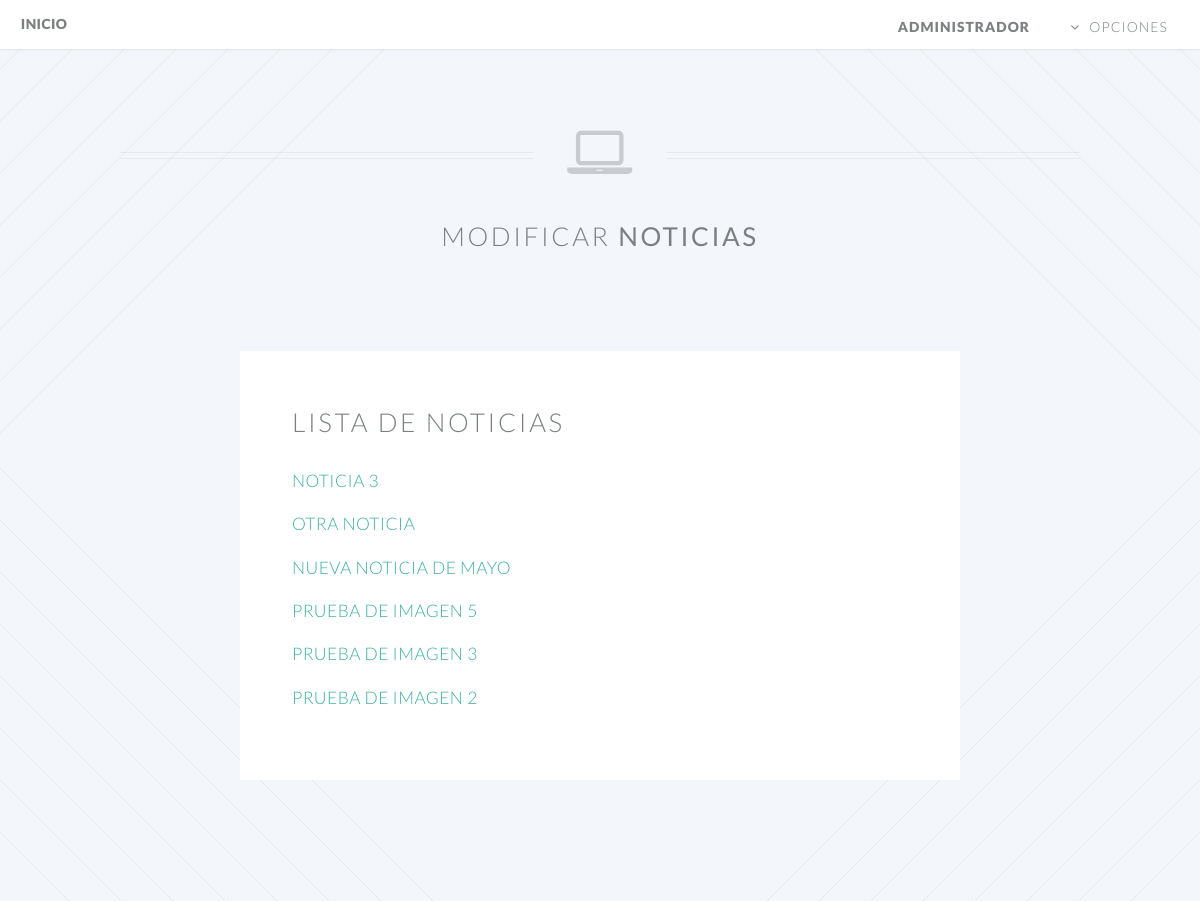
The page /Portal-LCC/Modificar.php (signed in) on the database its author committed.
### tables this page shows
CREATE TABLE `noticias` (
  `id` int(5) NOT NULL,
  `titulo` varchar(100) NOT NULL,
  `cuerpo` text NOT NULL,
  `imagen` varchar(250) NOT NULL
);

### Portal-LCC/Modificar.php (the view, shortened to what this page needs)
<?php
	include('../funcionalidad/conexion.php');
?>
<!DOCTYPE HTML>
<html>
	<head>
		<link rel="stylesheet" href="assets/css/main.css" />
	</head>
	<body class="no-sidebar">
		<div id="page-wrapper">
      <header id="header" class="al">
        <h1 id="logo"><a href="Inicio.php">Inicio</span></a></h1>
        <nav id="nav">
          <ul>
            <li class="current"><a href="">administrador</a></li>
            <li class="submenu">
              <a href="#">Opciones</a>
            </li>
          </ul>
        </nav>
      </header>
				<article id="main">
					<header class="special container">
						<span class="icon fa-laptop"></span>
						<h2>Modificar <strong>noticias</strong></h2>
						<p></p>
					</header>
					<div class="wrapper style4 special container 75%">
						<h2>LISTA DE NOTICIAS</h2>
						<div class="list-group">
              <?php
								$noticia = $conexion->query("SELECT id,titulo,cuerpo FROM noticias ORDER BY id DESC");
								while($result = mysqli_fetch_assoc($noticia)){
									$idNum = $result['id'];
									$titulo = $result['titulo'];
							?>
  							<a href="Modificar2.php?id=<?php echo $idNum; ?>" class="list-group-item">
  								<h4 class="list-group-item-heading"> <?php echo $titulo; ?> </h4>
  							</a>
              <?php } ?>
						</div>
					</div>
				</article>
		</div>
	</body>
</html>

### rows shown on the page
noticias: titulo "NOTICIA 3"
noticias: titulo "OTRA NOTICIA"
noticias: titulo "NUEVA NOTICIA DE MAYO"
noticias: titulo "PRUEBA DE IMAGEN 5"
noticias: titulo "PRUEBA DE IMAGEN 3"
noticias: titulo "PRUEBA DE IMAGEN 2"
